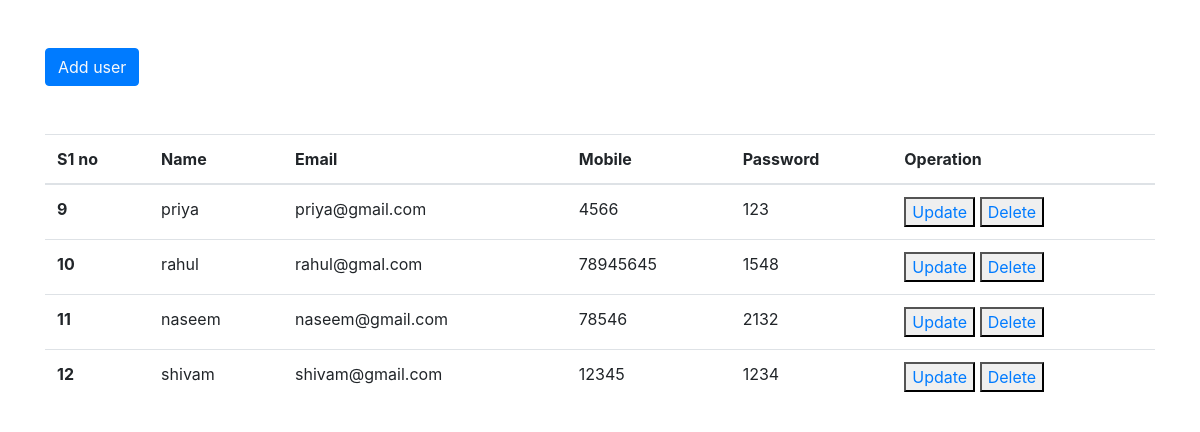
Screenshot of /display.php with the database file from the repository.
### tables this page shows
CREATE TABLE `crud` (
  `id` int(11) NOT NULL,
  `name` varchar(100) NOT NULL,
  `email` varchar(100) NOT NULL,
  `mobile` varchar(25) NOT NULL,
  `password` varchar(100) NOT NULL
);

### display.php (the view, shortened to what this page needs)
<?php
include 'connect.php';
?>
<!DOCTYPE html>
<html lang="en">
<head>
    <link rel="stylesheet" href="https://maxcdn.bootstrapcdn.com/bootstrap/4.0.0/css/bootstrap.min.css">
</head>
<body>
    <div class="container">
    <button class  = "btn btn-primary my-5"><a href="index.php"
        class="text-light">Add user </a> </button>
        <table class="table">
  <thead>
    <tr>
      <th scope="col">S1 no</th>
      <th scope="col">Name</th>
      <th scope="col">Email</th>
      <th scope="col">Mobile</th>
      <th scope="col">Password</th>
      <th scope="col">Operation</th>
    </tr>
  </thead>
  <tbody>
      <?php
    $sql="select * from `crud`";
    $result=mysqli_query($con,$sql);
    if($result){
        while($row=mysqli_fetch_assoc($result)){
            $id=$row['id'];
            $name=$row['name'];
            $email=$row['email'];
            $mobile=$row['mobile'];
            $password=$row['password'];
            echo ' <tr>
            <th scope="row">'.$id.'</th>
            <td>'.$name.'</td>
            <td>'.$email.'</td>
            <td>'.$mobile.'</td>
            <td>'.$password.'</td>
            <td>
             <button><a href="update.php?updateid='.$id.'">Update</a></button>
            <button><a href="delete.php?deleteid='.$id.'">Delete</a></button>
    </td>
          </tr>';
        }
    }
?>
 </tbody>
</table>
</div>
</body>
</html>

### rows the page displays
crud: id "9", name "priya", email "priya@gmail.com", mobile "4566", password "123"
crud: id "10", name "rahul", email "rahul@gmal.com", mobile "78945645", password "1548"
crud: id "11", name "naseem", email "naseem@gmail.com", mobile "78546", password "2132"
crud: id "12", name "shivam", email "shivam@gmail.com", mobile "12345", password "1234"
